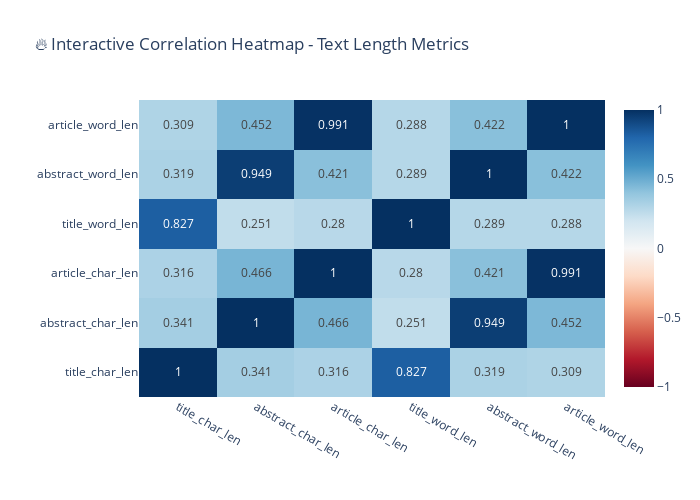

This figure's notebook cell:
### Markdown cell above
### 5.1 Advanced Visualization - Heatmaps & Correlations

### Code cell
# Advanced Heatmaps and Correlation Analysis
if 'data_with_lengths' in globals():
    print("🔥 HEATMAPS & CORRELATION ANALYSIS\n")
    
    # 1. Correlation Heatmap
    fig, axes = plt.subplots(1, 2, figsize=(16, 6))
    
    # Correlation matrix của các độ dài
    length_cols = ['title_char_len', 'abstract_char_len', 'article_char_len', 
                   'title_word_len', 'abstract_word_len', 'article_word_len']
    
    corr_matrix = data_with_lengths[length_cols].corr()
    
    # Heatmap 1: Correlation
    sns.heatmap(corr_matrix, annot=True, cmap='coolwarm', center=0, 
                square=True, ax=axes[0], cbar_kws={'shrink': 0.8})
    axes[0].set_title('📊 Correlation Matrix - Text Lengths', fontweight='bold', pad=20)
    axes[0].set_xlabel('')
    axes[0].set_ylabel('')
    
    # Heatmap 2: Length distribution by split
    split_length_stats = data_with_lengths.groupby('split')[length_cols].mean()
    sns.heatmap(split_length_stats.T, annot=True, cmap='viridis', 
                ax=axes[1], cbar_kws={'shrink': 0.8})
    axes[1].set_title('📊 Average Text Lengths by Split', fontweight='bold', pad=20)
    axes[1].set_xlabel('Dataset Split')
    axes[1].set_ylabel('Text Metrics')
    
    plt.tight_layout()
    plt.show()
    
    # 2. Interactive Correlation với Plotly
    fig_corr = go.Figure(data=go.Heatmap(
        z=corr_matrix.values,
        x=corr_matrix.columns,
        y=corr_matrix.columns,
        colorscale='RdBu',
        zmid=0,
        text=corr_matrix.round(3).values,
        texttemplate="%{text}",
        textfont={"size": 12},
        hoverongaps=False
    ))
    
    fig_corr.update_layout(
        title="🔥 Interactive Correlation Heatmap - Text Length Metrics",
        xaxis_title="",
        yaxis_title="",
        width=700,
        height=500
    )
    
    fig_corr.show()
    
else:
    print("❌ Chưa có dữ liệu để tạo heatmap.")

### Figure 1 — Plotly figure (JSON) as saved in the notebook; plotly's stock layout.template omitted (floating-point values rounded to 4 significant figures)
{"data": [{"colorscale": [[0, "rgb(103,0,31)"], [0.1, "rgb(178,24,43)"], [0.2, "rgb(214,96,77)"], [0.3, "rgb(244,165,130)"], [0.4, "rgb(253,219,199)"], [0.5, "rgb(247,247,247)"], [0.6, "rgb(209,229,240)"], [0.7, "rgb(146,197,222)"], [0.8, "rgb(67,147,195)"], [0.9, "rgb(33,102,172)"], [1, "rgb(5,48,97)"]], "hoverongaps": false, "text": [[1.0, 0.341, 0.316, 0.827, 0.319, 0.309], [0.341, 1.0, 0.466, 0.251, 0.949, 0.452], [0.316, 0.466, 1.0, 0.28, 0.421, 0.991], [0.827, 0.251, 0.28, 1.0, 0.289, 0.288], [0.319, 0.949, 0.421, 0.289, 1.0, 0.422], [0.309, 0.452, 0.991, 0.288, 0.422, 1.0]], "textfont": {"size": 12}, "texttemplate": "%{text}", "type": "heatmap", "x": ["title_char_len", "abstract_char_len", "article_char_len", "title_word_len", "abstract_word_len", "article_word_len"], "y": ["title_char_len", "abstract_char_len", "article_char_len", "title_word_len", "abstract_word_len", "article_word_len"], "z": [[1.0, 0.3414, 0.3159, 0.8266, 0.3192, 0.3089], [0.3414, 1.0, 0.4657, 0.2511, 0.9493, 0.4521], [0.3159, 0.4657, 1.0, 0.2802, 0.4215, 0.9914], [0.8266, 0.2511, 0.2802, 1.0, 0.2889, 0.2884], [0.3192, 0.9493, 0.4215, 0.2889, 1.0, 0.422], [0.3089, 0.4521, 0.9914, 0.2884, 0.422, 1.0]], "zmid": 0}], "layout": {"height": 500, "title": {"text": "🔥 Interactive Correlation Heatmap - Text Length Metrics"}, "width": 700, "xaxis": {"title": {"text": ""}}, "yaxis": {"title": {"text": ""}}}}
